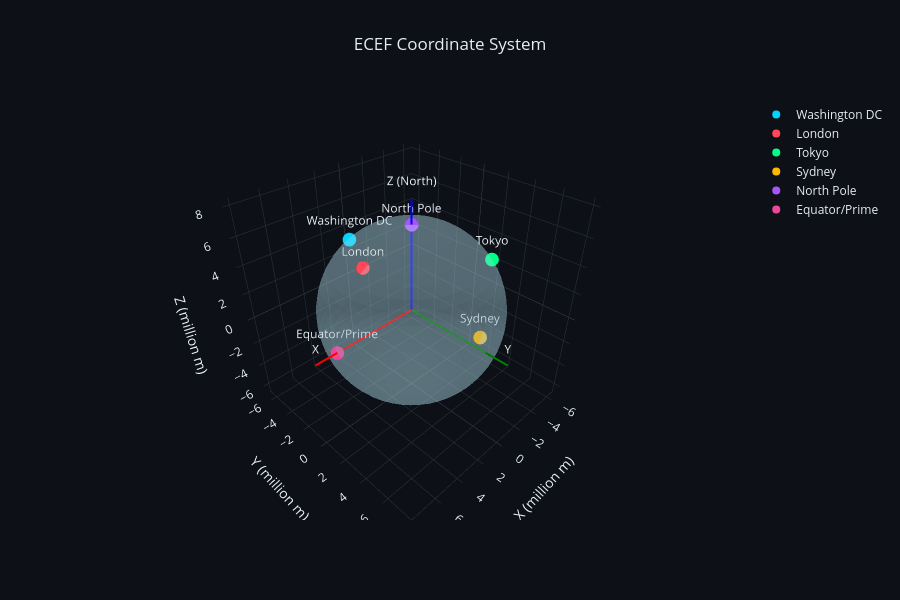

Here is the notebook cell this chart was saved with:
### Code cell
# Visualize locations in 3D ECEF
# Draw Earth ellipsoid (simplified as sphere)
u = np.linspace(0, 2 * np.pi, 50)
v = np.linspace(0, np.pi, 30)
R = WGS84.a / 1e6  # Scale to millions of meters

x_sphere = R * np.outer(np.cos(u), np.sin(v))
y_sphere = R * np.outer(np.sin(u), np.sin(v))
z_sphere = R * np.outer(np.ones(np.size(u)), np.cos(v)) * (1 - WGS84.f)

fig = go.Figure()

# Earth surface
fig.add_trace(
    go.Surface(x=x_sphere, y=y_sphere, z=z_sphere,
               colorscale=[[0, 'lightblue'], [1, 'lightblue']],
               opacity=0.3, showscale=False, name='Earth')
)

# Plot locations
colors = ['#00d4ff', '#ff4757', '#00ff88', '#ffb800', '#a855f7', '#ec4899']
for (name, ecef), color in zip(ecef_coords.items(), colors):
    fig.add_trace(
        go.Scatter3d(x=[ecef[0]/1e6], y=[ecef[1]/1e6], z=[ecef[2]/1e6],
                     mode='markers+text', marker=dict(size=8, color=color),
                     text=[name], textposition='top center',
                     name=name)
    )

# Draw axes
axis_length = 8
fig.add_trace(
    go.Scatter3d(x=[0, axis_length], y=[0, 0], z=[0, 0],
                 mode='lines+text', line=dict(color='red', width=4),
                 text=['', 'X'], textposition='top center',
                 showlegend=False)
)
fig.add_trace(
    go.Scatter3d(x=[0, 0], y=[0, axis_length], z=[0, 0],
                 mode='lines+text', line=dict(color='green', width=4),
                 text=['', 'Y'], textposition='top center',
                 showlegend=False)
)
fig.add_trace(
    go.Scatter3d(x=[0, 0], y=[0, 0], z=[0, axis_length],
                 mode='lines+text', line=dict(color='blue', width=4),
                 text=['', 'Z (North)'], textposition='top center',
                 showlegend=False)
)

fig.update_layout(
    template=dark_template,
    title='ECEF Coordinate System',
    height=600,
    scene=dict(
        xaxis_title='X (million m)',
        yaxis_title='Y (million m)',
        zaxis_title='Z (million m)',
        aspectmode='data',
        xaxis=dict(gridcolor='#30363d'),
        yaxis=dict(gridcolor='#30363d'),
        zaxis=dict(gridcolor='#30363d'),
    )
)
fig.show()

### Figure 1 — Plotly figure (JSON) as saved in the notebook; plotly's stock layout.template omitted (floating-point values rounded to 4 significant figures; data arrays with more than 128 entries replaced by an {"elided": "..."} marker saying what was removed)
{"data": [{"colorscale": [[0, "lightblue"], [1, "lightblue"]], "name": "Earth", "opacity": 0.3, "showscale": false, "type": "surface", "x": {"elided": "50x30 float values"}, "y": {"elided": "50x30 float values"}, "z": {"elided": "50x30 float values"}}, {"marker": {"color": "#00d4ff", "size": 8}, "mode": "markers+text", "name": "Washington DC", "text": ["Washington DC"], "textposition": "top center", "type": "scatter3d", "x": [1.115], "y": [-4.843], "z": [3.984]}, {"marker": {"color": "#ff4757", "size": 8}, "mode": "markers+text", "name": "London", "text": ["London"], "textposition": "top center", "type": "scatter3d", "x": [3.978], "y": [-0.008873], "z": [4.969]}, {"marker": {"color": "#00ff88", "size": 8}, "mode": "markers+text", "name": "Tokyo", "text": ["Tokyo"], "textposition": "top center", "type": "scatter3d", "x": [-3.953], "y": [3.358], "z": [3.699]}, {"marker": {"color": "#ffb800", "size": 8}, "mode": "markers+text", "name": "Sydney", "text": ["Sydney"], "textposition": "top center", "type": "scatter3d", "x": [-4.646], "y": [2.553], "z": [-3.534]}, {"marker": {"color": "#a855f7", "size": 8}, "mode": "markers+text", "name": "North Pole", "text": ["North Pole"], "textposition": "top center", "type": "scatter3d", "x": [3.919e-16], "y": [0], "z": [6.357]}, {"marker": {"color": "#ec4899", "size": 8}, "mode": "markers+text", "name": "Equator/Prime", "text": ["Equator/Prime"], "textposition": "top center", "type": "scatter3d", "x": [6.378], "y": [0], "z": [0]}, {"line": {"color": "red", "width": 4}, "mode": "lines+text", "showlegend": false, "text": ["", "X"], "textposition": "top center", "type": "scatter3d", "x": [0, 8], "y": [0, 0], "z": [0, 0]}, {"line": {"color": "green", "width": 4}, "mode": "lines+text", "showlegend": false, "text": ["", "Y"], "textposition": "top center", "type": "scatter3d", "x": [0, 0], "y": [0, 8], "z": [0, 0]}, {"line": {"color": "blue", "width": 4}, "mode": "lines+text", "showlegend": false, "text": ["", "Z (North)"], "textposition": "top center", "type": "scatter3d", "x": [0, 0], "y": [0, 0], "z": [0, 8]}], "layout": {"height": 600, "scene": {"aspectmode": "data", "xaxis": {"gridcolor": "#30363d", "title": {"text": "X (million m)"}}, "yaxis": {"gridcolor": "#30363d", "title": {"text": "Y (million m)"}}, "zaxis": {"gridcolor": "#30363d", "title": {"text": "Z (million m)"}}}, "title": {"text": "ECEF Coordinate System"}}}
